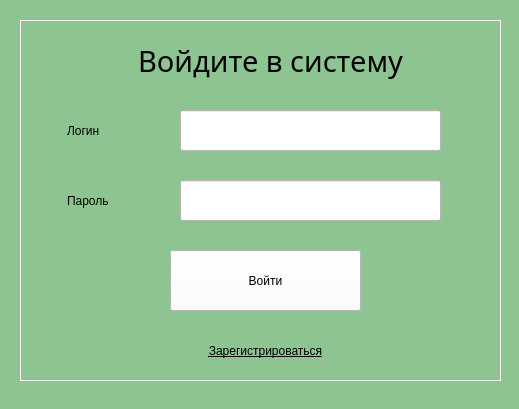
<?xml version="1.0" encoding="UTF-8"?>
<ui version="4.0">
 <class>LoginWindow</class>
 <widget class="QMainWindow" name="LoginWindow">
  <property name="geometry">
   <rect>
    <x>0</x>
    <y>0</y>
    <width>519</width>
    <height>409</height>
   </rect>
  </property>
  <property name="windowTitle">
   <string>Вход в систему</string>
  </property>
  <property name="styleSheet">
   <string notr="true">background-color: rgb(141, 196, 145);
</string>
  </property>
  <widget class="QWidget" name="centralwidget">
   <widget class="QLabel" name="login_lbl">
    <property name="geometry">
     <rect>
      <x>67</x>
      <y>110</y>
      <width>81</width>
      <height>41</height>
     </rect>
    </property>
    <property name="styleSheet">
     <string notr="true">font: 14pt &quot;Book Antiqua&quot;;</string>
    </property>
    <property name="text">
     <string>Логин</string>
    </property>
   </widget>
   <widget class="QLineEdit" name="login_tb">
    <property name="geometry">
     <rect>
      <x>180</x>
      <y>110</y>
      <width>261</width>
      <height>41</height>
     </rect>
    </property>
    <property name="styleSheet">
     <string notr="true">font: 14pt &quot;Book Antiqua&quot;;
background-color: rgb(255, 255, 255);</string>
    </property>
    <property name="alignment">
     <set>Qt::AlignCenter</set>
    </property>
   </widget>
   <widget class="QPushButton" name="login_btn">
    <property name="geometry">
     <rect>
      <x>170</x>
      <y>250</y>
      <width>191</width>
      <height>61</height>
     </rect>
    </property>
    <property name="styleSheet">
     <string notr="true">background-color: rgb(255, 255, 255);
border-color: rgb(0, 0, 0);
font: 14pt &quot;Book Antiqua&quot;;</string>
    </property>
    <property name="text">
     <string>Войти</string>
    </property>
    <property name="checkable">
     <bool>false</bool>
    </property>
    <property name="autoRepeatDelay">
     <number>300</number>
    </property>
   </widget>
   <widget class="QLabel" name="pass_lbl">
    <property name="geometry">
     <rect>
      <x>67</x>
      <y>180</y>
      <width>91</width>
      <height>41</height>
     </rect>
    </property>
    <property name="styleSheet">
     <string notr="true">font: 14pt &quot;Book Antiqua&quot;;</string>
    </property>
    <property name="text">
     <string>Пароль</string>
    </property>
   </widget>
   <widget class="QLineEdit" name="pass_tb">
    <property name="geometry">
     <rect>
      <x>180</x>
      <y>180</y>
      <width>261</width>
      <height>41</height>
     </rect>
    </property>
    <property name="styleSheet">
     <string notr="true">font: 14pt;
background-color: rgb(255, 255, 255);</string>
    </property>
    <property name="echoMode">
     <enum>QLineEdit::Password</enum>
    </property>
    <property name="alignment">
     <set>Qt::AlignCenter</set>
    </property>
   </widget>
   <widget class="QLabel" name="title_lbl">
    <property name="geometry">
     <rect>
      <x>80</x>
      <y>40</y>
      <width>381</width>
      <height>41</height>
     </rect>
    </property>
    <property name="sizePolicy">
     <sizepolicy hsizetype="Fixed" vsizetype="Fixed">
      <horstretch>0</horstretch>
      <verstretch>0</verstretch>
     </sizepolicy>
    </property>
    <property name="font">
     <font>
      <family>Book Antiqua</family>
      <pointsize>22</pointsize>
     </font>
    </property>
    <property name="text">
     <string>Войдите в систему</string>
    </property>
    <property name="alignment">
     <set>Qt::AlignCenter</set>
    </property>
   </widget>
   <widget class="QFrame" name="frame">
    <property name="geometry">
     <rect>
      <x>20</x>
      <y>20</y>
      <width>481</width>
      <height>361</height>
     </rect>
    </property>
    <property name="styleSheet">
     <string notr="true">color: rgb(255, 255, 255);</string>
    </property>
    <property name="frameShape">
     <enum>QFrame::Box</enum>
    </property>
    <property name="frameShadow">
     <enum>QFrame::Plain</enum>
    </property>
    <property name="lineWidth">
     <number>1</number>
    </property>
    <widget class="QPushButton" name="registr_btn">
     <property name="geometry">
      <rect>
       <x>130</x>
       <y>310</y>
       <width>231</width>
       <height>41</height>
      </rect>
     </property>
     <property name="styleSheet">
      <string notr="true">font: 14pt &quot;Book Antiqua&quot;;
text-decoration: underline;
color: rgb(0, 0, 0);
border: none;</string>
     </property>
     <property name="text">
      <string>Зарегистрироваться</string>
     </property>
     <property name="checkable">
      <bool>false</bool>
     </property>
     <property name="autoRepeatDelay">
      <number>300</number>
     </property>
    </widget>
   </widget>
   <zorder>frame</zorder>
   <zorder>login_tb</zorder>
   <zorder>login_btn</zorder>
   <zorder>pass_lbl</zorder>
   <zorder>pass_tb</zorder>
   <zorder>title_lbl</zorder>
   <zorder>login_lbl</zorder>
  </widget>
  <widget class="QStatusBar" name="statusbar"/>
 </widget>
 <resources/>
 <connections/>
</ui>
